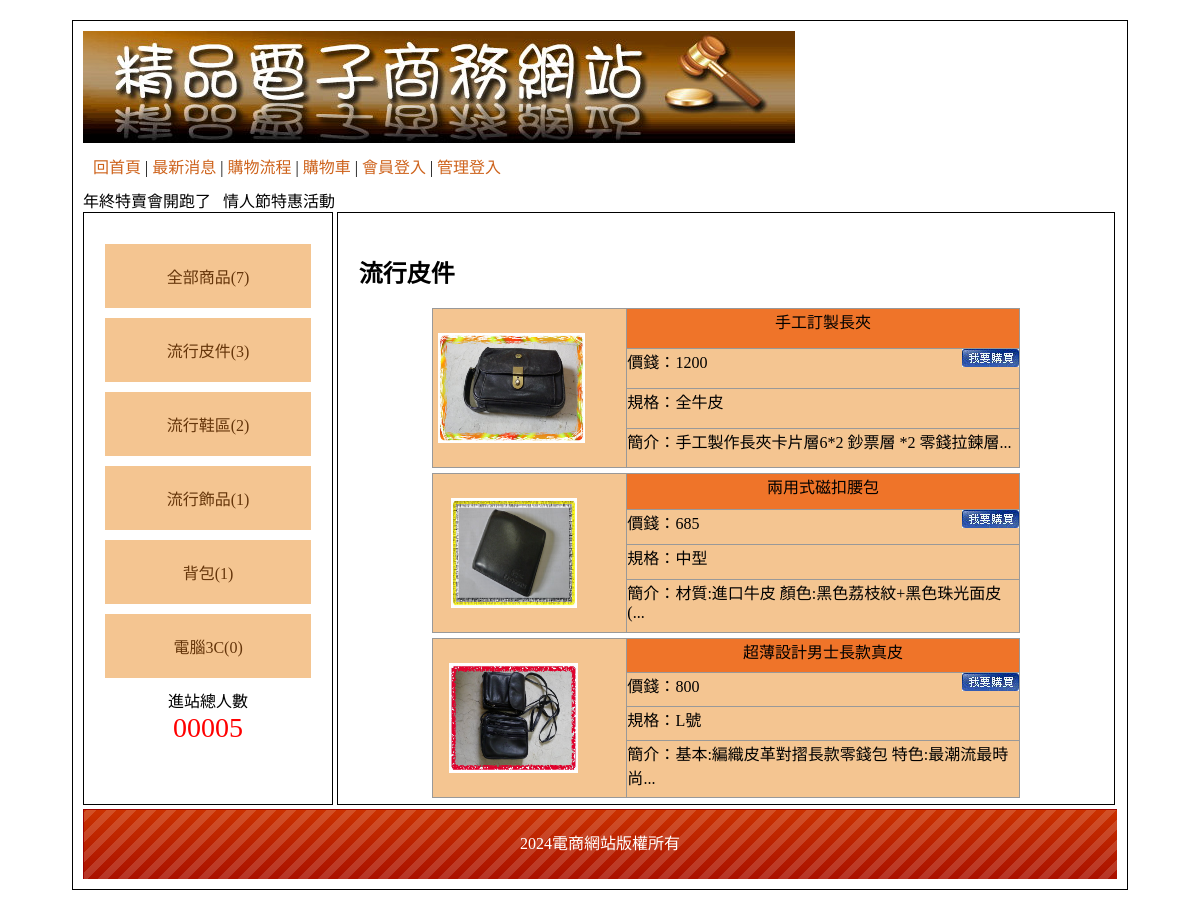
Screenshot of /?type=1 with the database file from the repository.
### tables this page shows
CREATE TABLE `type` (
  `id` int(10) UNSIGNED NOT NULL,
  `name` text NOT NULL,
  `big_id` int(10) UNSIGNED NOT NULL
);

CREATE TABLE `goods` (
  `id` int(10) UNSIGNED NOT NULL,
  `no` text NOT NULL,
  `name` text NOT NULL,
  `price` int(10) NOT NULL,
  `spec` text NOT NULL,
  `stock` int(10) NOT NULL,
  `img` text NOT NULL,
  `intro` text NOT NULL,
  `big` int(10) NOT NULL,
  `mid` int(10) NOT NULL,
  `sh` int(1) NOT NULL
);

CREATE TABLE `bottom` (
  `id` int(10) UNSIGNED NOT NULL,
  `bottom` text NOT NULL
);

### api/db.php (called while the page is built, shortened)
<?php
class DB{
    protected $dsn = "mysql:host=localhost;charset=utf8;dbname=db03";
    protected $pdo;
    protected $table;
    public function __construct($table)
    {
        $this->table=$table;
        $this->pdo=new PDO($this->dsn,'root','');
    }
    function all( $where = '', $other = '')
    {
        $sql = "select * from `$this->table` ";
        $sql =$this->sql_all($sql,$where,$other);
        return  $this->pdo->query($sql)->fetchAll(PDO::FETCH_ASSOC);
    }
    function count( $where = '', $other = ''){
        $sql = "select count(*) from `$this->table` ";
        $sql=$this->sql_all($sql,$where,$other);
        return  $this->pdo->query($sql)->fetchColumn();
    }
    function find($id)
    {
        $sql = "select * from `$this->table` ";
        if (is_array($id)) {
            $tmp = $this->a2s($id);
            $sql .= " where " . join(" && ", $tmp);
        } else if (is_numeric($id)) {
            $sql .= " where `id`='$id'";
        }
        $row = $this->pdo->query($sql)->fetch(PDO::FETCH_ASSOC);
        return $row;
    }
    private function a2s($array){
        foreach ($array as $col => $value) {
            $tmp[] = "`$col`='$value'";
        }
        return $tmp;
    }
    private function sql_all($sql,$array,$other){
        if (isset($this->table) && !empty($this->table)) {
            if (is_array($array)) {
                if (!empty($array)) {
                    $tmp = $this->a2s($array);
                    $sql .= " where " . join(" && ", $tmp);
                }
            } else {
                $sql .= " $array";
            }
            $sql .= $other;
            return $sql;
        }
    }
}
$Bottom=new DB('bottom');
$Type=new DB('type');
$Goods=new DB('goods');
?>

### index.php (the view, shortened to what this page needs)
<?php include_once './api/db.php'; ?>
<!DOCTYPE html PUBLIC "-//W3C//DTD XHTML 1.0 Transitional//EN" "http://www.w3.org/TR/xhtml1/DTD/xhtml1-transitional.dtd">
<html xmlns="http://www.w3.org/1999/xhtml">
<head>
    <link href="./css/css.css" rel="stylesheet" type="text/css">
</head>
<body>
    <div id="main">
        <div id="top">
            <a href="?">
                <img src="./icon/0416.jpg">
            </a>
            <div style="padding:10px;">
                <a href="?">回首頁</a> |
                <a href="?do=news">最新消息</a> |
                <a href="?do=look">購物流程</a> |
                <a href="?do=buycart">購物車</a> |
                <?php
                if(isset($_SESSION['mem'])){
                ?>
                    <a href="./api/logout.php">登出</a> |
                <?php
                }else{
                ?>
                    <a href="?do=login">會員登入</a> |
                <?php
                }
                ?>
                <?php
                if(isset($_SESSION['admin'])){
                ?>
                    <a href="back.php">返回管理</a>
                <?php
                }else{
                ?>
                    <a href="?do=admin">管理登入</a>
                <?php
                }
                ?>
            </div>
            <marquee>
                年終特賣會開跑了 &nbsp;  情人節特惠活動 &nbsp;
            </marquee>
        </div>
        <div id="left" class="ct">
            <div style="min-height:400px;">
            <a href='?type=0'>全部商品(<?=$Goods->count(['sh'=>1]);?>)</a>
            <?php
            $bigs=$Type->all(['big_id'=>0]);
            foreach($bigs as $big){
            ?>
            <div class="ww">
                <a href="?type=<?=$big['id'];?>"><?=$big['name'];?>(<?=$Goods->count(['sh'=>1,'big'=>$big['id']]);?>)</a>
            </div>
            <?php
            }
            ?>
            </div>
            <span>
                <div>進站總人數</div>
                <div style="color:#f00; font-size:28px;">
                    00005 </div>
            </span>
        </div>
        <div id="right">
            <?php
                $do=$_GET['do']??'main';
                $file="./front/{$do}.php";
                if(file_exists($file)){
                    include $file;
                }else{
                    include "./front/main.php";
                }
            ?>
        </div>
        <div id="bottom" style="line-height:70px;background:url(icon/bot.png); color:#FFF;" class="ct">
           <?=$Bottom->find(1)['bottom'];?></div>
    </div>
</body>
</html>

### front/main.php (shortened to what this page needs)
<?php
$type=$_GET['type']??0;
$nav='';
$goods=null;
if($type==0){
    $nav="全部商品";
    $goods=$Goods->all(['sh'=>1]);
}else{
    $t=$Type->find($type);
    if($t['big_id']==0){
        $nav=$t['name'];
        $goods=$Goods->all(['sh'=>1,'big'=>$t['id']]);
    }else{
        $b=$Type->find($t['big_id']);
        $nav=$b['name'] ." > ". $t['name'];
        $goods=$Goods->all(['sh'=>1,'mid'=>$t['id']]);
    }
}
?>
<h2><?=$nav;?></h2>
<?php
foreach($goods as $good){
?>
<div class='item'>
 <div class="img">
    <a href="?do=detail&id=<?=$good['id'];?>">
        <img src="./img/<?=$good['img'];?>" style="width:80%;height:110px">
    </a>
 </div>
 <div class="info">
    <div class='ct tt'><?=$good['name'];?></div>
    <div>
        價錢：<?=$good['price'];?>
        <img src="./icon/0402.jpg" style="float:right" onclick="location.href='?do=buycart&id=<?=$good['id'];?>&qt=1'">
    </div>
    <div>規格：<?=$good['spec'];?></div>
    <div>簡介：<?=mb_substr($good['intro'],0,25);?>...</div>
 </div>
</div>
<?php
}
?>

### css/css.css (style rules this page uses)
body { font-family:"微軟正黑體"; }
#main { width:1034px; padding:10px; margin:20px auto 20px auto; border:#000 solid 1px; min-height:768px; }
#top a { color:#CE631C; text-decoration:none; }
#left { display:inline-block; width:20%; padding:2%; min-height:550px; vertical-align:top; border:#000 1px solid; }
#left a { display:block; padding:20px 5px 20px 5px; text-decoration:none; background:#F4C591; margin:10px auto 10px auto; color:#65350A; }
.ct { text-align:center; }
#right { display:inline-block; width:71%; padding:2%; height:550px; overflow: auto; border:#000 1px solid; }
#bottom { height:70px; background:url(../icon/bot.png); background-size:cover; }
.tt { background:#EF7429; }

### front/main.php (style rules this page uses)
.item { width:80%; height:160px; background-color: #f4c591; margin:5px auto; display:flex; }
.item .img { width:33%; display:flex; justify-content: center; align-items: center; border:1px solid #999; }
.item .info { width:67%; display:flex; flex-direction: column; }
.info div { border:1px solid #999; border-left:0px; border-top:0px; flex-grow:1; }
.info div:nth-child(1) { border-top:1px solid #999; }

### rows the page displays
type: name "流行皮件", count "3"
type: name "流行鞋區", id "2"
type: name "流行飾品", count "1"
type: name "背包", count "1"
type: name "電腦3C", count "0"
goods: img (picture), name "手工訂製長夾", price "1200", spec "全牛皮", intro "手工製作長夾卡片層6*2 鈔票層 *2 零錢拉鍊層"
goods: img (picture), name "兩用式磁扣腰包", price "685", spec "中型", intro "材質:進口牛皮 顏色:黑色荔枝紋+黑色珠光面皮("
goods: img (picture), name "超薄設計男士長款真皮", price "800", spec "L號", intro "基本:編織皮革對摺長款零錢包 特色:最潮流最時尚"
bottom: bottom "2024電商網站版權所有"

### other values shown
$Goods->count(['sh'=>1]) "7"
